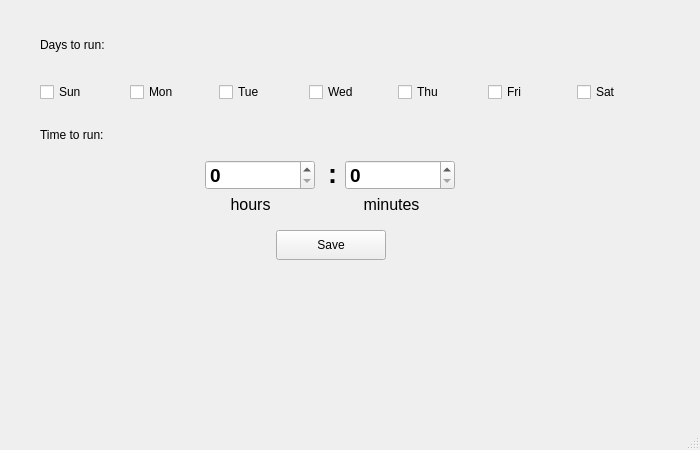
<?xml version="1.0" encoding="UTF-8"?>
<ui version="4.0">
 <class>MainWindow</class>
 <widget class="QMainWindow" name="MainWindow">
  <property name="geometry">
   <rect>
    <x>0</x>
    <y>0</y>
    <width>700</width>
    <height>450</height>
   </rect>
  </property>
  <property name="windowTitle">
   <string>MainWindow</string>
  </property>
  <widget class="QWidget" name="centralwidget">
   <widget class="QLabel" name="label">
    <property name="geometry">
     <rect>
      <x>40</x>
      <y>30</y>
      <width>95</width>
      <height>30</height>
     </rect>
    </property>
    <property name="text">
     <string>&lt;html&gt;&lt;head/&gt;&lt;body&gt;&lt;p&gt;Days to run:&lt;/p&gt;&lt;/body&gt;&lt;/html&gt;</string>
    </property>
   </widget>
   <widget class="QLabel" name="label_2">
    <property name="geometry">
     <rect>
      <x>40</x>
      <y>120</y>
      <width>95</width>
      <height>30</height>
     </rect>
    </property>
    <property name="text">
     <string>&lt;html&gt;&lt;head/&gt;&lt;body&gt;&lt;p&gt;Time to run:&lt;/p&gt;&lt;/body&gt;&lt;/html&gt;</string>
    </property>
   </widget>
   <widget class="QLabel" name="label_3">
    <property name="geometry">
     <rect>
      <x>328</x>
      <y>148</y>
      <width>16</width>
      <height>51</height>
     </rect>
    </property>
    <property name="font">
     <font>
      <pointsize>20</pointsize>
      <weight>75</weight>
      <italic>false</italic>
      <bold>true</bold>
     </font>
    </property>
    <property name="text">
     <string>:</string>
    </property>
   </widget>
   <widget class="QLabel" name="label_4">
    <property name="geometry">
     <rect>
      <x>203</x>
      <y>190</y>
      <width>95</width>
      <height>30</height>
     </rect>
    </property>
    <property name="text">
     <string>&lt;html&gt;&lt;head/&gt;&lt;body&gt;&lt;p align=&quot;center&quot;&gt;&lt;span style=&quot; font-size:12pt;&quot;&gt;hours&lt;/span&gt;&lt;/p&gt;&lt;/body&gt;&lt;/html&gt;</string>
    </property>
   </widget>
   <widget class="QLabel" name="label_5">
    <property name="geometry">
     <rect>
      <x>344</x>
      <y>190</y>
      <width>95</width>
      <height>30</height>
     </rect>
    </property>
    <property name="text">
     <string>&lt;html&gt;&lt;head/&gt;&lt;body&gt;&lt;p align=&quot;center&quot;&gt;&lt;span style=&quot; font-size:12pt;&quot;&gt;minutes&lt;/span&gt;&lt;/p&gt;&lt;/body&gt;&lt;/html&gt;</string>
    </property>
   </widget>
   <widget class="QPushButton" name="button_save">
    <property name="geometry">
     <rect>
      <x>276</x>
      <y>230</y>
      <width>110</width>
      <height>30</height>
     </rect>
    </property>
    <property name="text">
     <string>Save</string>
    </property>
   </widget>
   <widget class="QSpinBox" name="label_hours">
    <property name="geometry">
     <rect>
      <x>205</x>
      <y>160</y>
      <width>110</width>
      <height>30</height>
     </rect>
    </property>
    <property name="font">
     <font>
      <pointsize>14</pointsize>
      <weight>75</weight>
      <bold>true</bold>
     </font>
    </property>
    <property name="maximum">
     <number>23</number>
    </property>
    <property name="stepType">
     <enum>QAbstractSpinBox::DefaultStepType</enum>
    </property>
   </widget>
   <widget class="QSpinBox" name="label_minutes">
    <property name="geometry">
     <rect>
      <x>345</x>
      <y>160</y>
      <width>110</width>
      <height>30</height>
     </rect>
    </property>
    <property name="font">
     <font>
      <pointsize>14</pointsize>
      <weight>75</weight>
      <bold>true</bold>
     </font>
    </property>
    <property name="maximum">
     <number>59</number>
    </property>
   </widget>
   <widget class="QWidget" name="layoutWidget">
    <property name="geometry">
     <rect>
      <x>40</x>
      <y>80</y>
      <width>621</width>
      <height>24</height>
     </rect>
    </property>
    <layout class="QHBoxLayout" name="horizontalLayout">
     <item>
      <widget class="QCheckBox" name="check_sun">
       <property name="text">
        <string>Sun</string>
       </property>
      </widget>
     </item>
     <item>
      <widget class="QCheckBox" name="check_mon">
       <property name="text">
        <string>Mon</string>
       </property>
      </widget>
     </item>
     <item>
      <widget class="QCheckBox" name="check_tue">
       <property name="text">
        <string>Tue</string>
       </property>
      </widget>
     </item>
     <item>
      <widget class="QCheckBox" name="check_wed">
       <property name="text">
        <string>Wed</string>
       </property>
      </widget>
     </item>
     <item>
      <widget class="QCheckBox" name="check_thu">
       <property name="text">
        <string>Thu</string>
       </property>
      </widget>
     </item>
     <item>
      <widget class="QCheckBox" name="check_fri">
       <property name="text">
        <string>Fri</string>
       </property>
      </widget>
     </item>
     <item>
      <widget class="QCheckBox" name="check_sat">
       <property name="text">
        <string>Sat</string>
       </property>
      </widget>
     </item>
    </layout>
   </widget>
  </widget>
  <widget class="QStatusBar" name="statusbar"/>
 </widget>
 <resources/>
 <connections/>
</ui>
